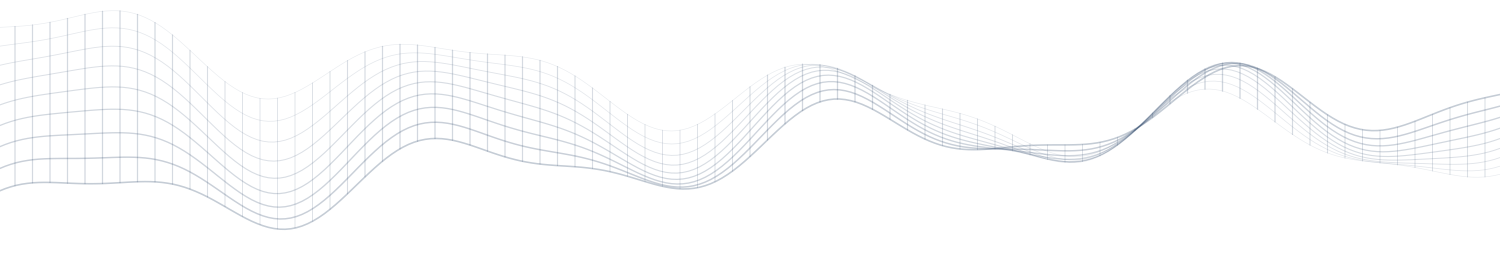
#> input picture brand/mesh/png/manifold-mesh-band-faint.png, 3000 x 532 px, given in place of manifold-mesh-classic-navy.png, which was not available (shown at 1/2 size)
$ python mesh_kit.py
#> lines starting #> are read from the running program, lines starting #| are printed output that depends on the picture
"""Draw the Manifold mesh for print and documents.

Writes SVG, PDF and transparent PNG files of the wireframe surface (no data
points) from several views, in several colours, into brand/mesh/.

    pip install cairosvg pillow
    python3 scripts/mesh_kit.py            # writes brand/mesh/
    python3 scripts/mesh_kit.py OUT_DIR    # writes somewhere else

The surface is the same equation as the drawing on the site, and the classic
view uses the same camera. See brand/mesh/README.md for what each design is for.
"""
import io
import math
import os
import sys

import cairosvg

PT = 72.0  # points per inch; every size below is in points


def surface(u, v):
    return 0.70*math.sin(1.15*u)*math.cos(0.85*v) + 0.20*math.sin(2.1*u + 0.7*v) - 0.10*u*v


def project(u, v, elev, azim):
    x, y, z = u, v, surface(u, v)
    ca, sa = math.cos(azim), math.sin(azim)
    x, y = x*ca - y*sa, x*sa + y*ca
    ce, se = math.cos(elev), math.sin(elev)
    y, z = y*ce - z*se, y*se + z*ce
    return x, -z, y  # screen x, screen y (down), depth (larger is farther)


def grid_lines(view):
    n_u, n_v, steps = view["grid"]
    u0, u1, v0, v1 = view.get("span", (-2.4, 2.4, -1.9, 1.9))
    e, a = view["elev"], view["azim"]
    longest = max(u1 - u0, v1 - v0)
    sv = max(24, round(steps*(v1 - v0)/longest))  # points along a line of constant u
    su = max(24, round(steps*(u1 - u0)/longest))  # points along a line of constant v
    lines = []
    for i in range(n_u + 1):
        u = u0 + (u1 - u0)*i/n_u
        lines.append([project(u, v0 + (v1 - v0)*k/sv, e, a) for k in range(sv + 1)])
    for j in range(n_v + 1):
        v = v0 + (v1 - v0)*j/n_v
        lines.append([project(u0 + (u1 - u0)*k/su, v, e, a) for k in range(su + 1)])
    return lines


# [35 lines left out: function clip_polyline, not called in this run]


def compose(spec, colour):
    view = spec["view"]
    lines = grid_lines(view)
    xs = [p[0] for l in lines for p in l]
    ys = [p[1] for l in lines for p in l]
    bx0, bx1, by0, by1 = min(xs), max(xs), min(ys), max(ys)
    bw, bh = bx1 - bx0, by1 - by0

    if spec["place"] == "fit":
        W = spec["width_in"]*PT
        m = spec.get("margin", 0.03)
        sc = W*(1 - 2*m)/bw
        H = bh*sc + 2*m*W
        ox, oy = m*W - bx0*sc, m*W - by0*sc
    elif spec["place"] == "strip":  # wider than the page, cut at the left and right edges
        W = spec["width_in"]*PT
        sc = spec["scale"]*W/bw
        pad = spec.get("pad_in", 0.06)*PT
        H = bh*sc + 2*pad
        ox, oy = spec["centre_x"]*W - (bx0 + bx1)/2*sc, pad - by0*sc
    else:  # bleed: the surface is larger than the canvas and is cut at its edges
        W, H = spec["width_in"]*PT, spec["height_in"]*PT
        sc = spec["scale"]*W/bw
        cx, cy = spec["centre"]
        ox = cx*W - (bx0 + bx1)/2*sc
        oy = cy*H - (by0 + by1)/2*sc

    near, far = spec["stroke"]
    op_near, op_far = colour["opacity"]
    if "opacity" in spec:
        op_near, op_far = op_near*spec["opacity"], op_far*spec["opacity"]

    drawn = []
    for l in lines:
        depth = sum(p[2] for p in l)/len(l)
        pts = [(ox + p[0]*sc, oy + p[1]*sc) for p in l]
        drawn.append((depth, pts))
    dmin = min(d for d, _ in drawn)
    dmax = max(d for d, _ in drawn)
    drawn.sort(key=lambda t: -t[0])  # far lines first

    paths = []
    for depth, pts in drawn:
        t = (depth - dmin)/(dmax - dmin + 1e-9)
        op = op_near - (op_near - op_far)*t
        sw = near - (near - far)*t
        runs = [pts] if spec["place"] == "fit" else clip_polyline(pts, W, H)
        for run in runs:
            d = "M" + " L".join(f"{x:.2f} {y:.2f}" for x, y in run)
            paths.append(f'<path d="{d}" stroke-opacity="{op:.3f}" stroke-width="{sw:.3f}"/>')

    svg = [
        '<?xml version="1.0" encoding="UTF-8"?>',
        f'<svg xmlns="http://www.w3.org/2000/svg" width="{W/PT:.3f}in" height="{H/PT:.3f}in" '
        f'viewBox="0 0 {W:.2f} {H:.2f}">',
        '<title>Manifold mesh</title>',
        f'<g fill="none" stroke="{colour["hex"]}" stroke-linecap="round" stroke-linejoin="round">',
        *paths,
        '</g>',
        '</svg>',
        '',
    ]
    return "\n".join(svg), W, H


CLASSIC = {"elev": 1.12, "azim": 0.50, "grid": (22, 15, 90)}
WAVE = {"elev": 0.48, "azim": 0.10, "grid": (22, 15, 90)}
# A long strip of the same surface, for bands that run the width of a page
STRIP = {"elev": 0.45, "azim": 0.0, "grid": (96, 8, 300), "span": (-12.0, 12.0, -0.9, 0.9)}

DESIGNS = {
    # Free-standing drawings, cropped close to the surface.
    "classic": {"view": CLASSIC, "place": "fit", "width_in": 6, "stroke": (0.75, 0.32)},
    "wave": {"view": WAVE, "place": "fit", "width_in": 7, "stroke": (0.75, 0.32)},
    "peak": {"view": {"elev": 0.62, "azim": -0.75, "grid": (22, 15, 90)},
             "place": "fit", "width_in": 7, "stroke": (0.75, 0.32)},
    "turned": {"view": {"elev": 0.95, "azim": 2.35, "grid": (22, 15, 90)},
               "place": "fit", "width_in": 6, "stroke": (0.75, 0.32)},
    "overhead": {"view": {"elev": 1.42, "azim": 0.78, "grid": (22, 18, 90),
                          "span": (-2.2, 2.2, -2.2, 2.2)},
                 "place": "fit", "width_in": 5, "stroke": (0.7, 0.3)},
    "fine": {"view": {**CLASSIC, "grid": (44, 30, 120)}, "place": "fit", "width_in": 6,
             "stroke": (0.45, 0.2)},
    "icon": {"view": {**CLASSIC, "grid": (8, 6, 60), "span": (-2.2, 2.2, -1.75, 1.75)},
             "place": "fit", "width_in": 1.5, "margin": 0.06, "stroke": (1.6, 1.0)},
    # Strips and corners that run off the edge, for headers, footers and covers.
    "band": {"view": STRIP, "place": "strip", "width_in": 8.5, "scale": 1.12, "centre_x": 0.5,
             "stroke": (0.65, 0.28)},
    "corner": {"view": CLASSIC, "place": "bleed", "width_in": 4, "height_in": 4,
               "scale": 1.6, "centre": (0.8, 0.2), "stroke": (0.75, 0.32)},
    # Full US Letter pages, to place behind a letter.
    "letter-corner": {"view": CLASSIC, "place": "bleed", "width_in": 8.5, "height_in": 11,
                      "scale": 1.15, "centre": (0.9, 0.05), "stroke": (0.75, 0.32)},
    "letter-footer": {"view": STRIP, "place": "bleed", "width_in": 8.5, "height_in": 11,
                      "scale": 1.12, "centre": (0.5, 0.95), "stroke": (0.65, 0.28)},
    "letter-watermark": {"view": CLASSIC, "place": "bleed", "width_in": 8.5, "height_in": 11,
                         "scale": 0.92, "centre": (0.5, 0.5), "stroke": (0.75, 0.32),
                         "opacity": 0.55},
}

COLOURS = {
    "ink": {"hex": "#16181d", "opacity": (0.95, 0.28)},    # near-black, the site text colour
    "navy": {"hex": "#1e3a5f", "opacity": (0.95, 0.28)},   # the site accent
    "white": {"hex": "#ffffff", "opacity": (0.95, 0.28)},  # for dark backgrounds
    "faint": {"hex": "#1e3a5f", "opacity": (0.26, 0.09)},  # pale enough to sit behind text
}


def main(out):
#> called with out = 'brand/mesh'
    for sub in ("svg", "pdf", "png"):
        os.makedirs(os.path.join(out, sub), exist_ok=True)
    for name, spec in DESIGNS.items():
        for cname, colour in COLOURS.items():
            svg, W, H = compose(spec, colour)
            base = f"manifold-mesh-{name}-{cname}"
            with open(os.path.join(out, "svg", base + ".svg"), "w") as f:
                f.write(svg)
            cairosvg.svg2pdf(bytestring=svg.encode(), write_to=os.path.join(out, "pdf", base + ".pdf"))
#> (this line was passed over: cairosvg is not available in this run)
            # 300 dpi at the drawn size, and never less than 3000 px on the long side
            scale = max(300/PT, 3000/max(W, H))
            png = cairosvg.svg2png(bytestring=svg.encode(),
                                   output_width=round(W*scale), output_height=round(H*scale))
            write_png(png, colour["hex"], scale*PT, os.path.join(out, "png", base + ".png"))
            print(base)


# [13 lines left out: function write_png, not called in this run]


def preview(out):
    """One labelled sheet of every design, written to OUT/preview.png."""
    from PIL import Image, ImageDraw, ImageFont

    def font(size):
        for path in ("/usr/share/fonts/truetype/liberation/LiberationSans-Regular.ttf",
                     "/usr/share/fonts/truetype/dejavu/DejaVuSans.ttf"):
            if os.path.exists(path):
                return ImageFont.truetype(path, size)
        return ImageFont.load_default()

    def tile(name, colour, box, text_lines=False):
        im = Image.open(os.path.join(out, "png", f"manifold-mesh-{name}-{colour}.png")).convert("RGBA")
        im.thumbnail(box, Image.LANCZOS)
        bg = Image.new("RGBA", im.size, "#1e3a5f" if colour == "white" else "#ffffff")
        bg.alpha_composite(im)
        if text_lines:  # grey bars where the letter's text would sit, on top of the drawing
            d = ImageDraw.Draw(bg)
            w, h = im.size
            step = max(6, h//48)
            for i, y in enumerate(range(int(h*0.30), int(h*0.86), step)):
                right = 0.6 if i % 6 == 5 else 0.88
                d.rectangle([int(w*0.12), y, int(w*right), y + max(2, h//160)], fill="#8a8a8a")
        return bg

    sections = [
        ("Drawings", [(n, "navy") for n in ("classic", "wave", "peak", "turned", "overhead", "fine", "icon")], 300),
        ("Bands and corners", [("band", "navy"), ("corner", "navy")], 300),
        ("Letter pages (shown with stand-in text)",
         [("letter-corner", "faint"), ("letter-footer", "navy"), ("letter-watermark", "faint"),
          ("letter-corner", "navy")], 420),
        ("Colours", [("classic", c) for c in ("ink", "navy", "faint", "white")], 300),
    ]
    W, pad, gap = 2400, 80, 40
    h1, h2, lab = font(54), font(34), font(24)
    rows = []
    for title, items, size in sections:
        tiles = []
        for n, c in items:
            box = (1100, 300) if n == "band" else (size, size)
            tiles.append((f"{n}-{c}", tile(n, c, box, text_lines=n.startswith("letter"))))
        rows.append((title, tiles))
    # lay out tiles left to right, wrapping at the sheet width
    y = pad + 110
    placed = []
    for title, tiles in rows:
        placed.append(("title", title, (pad, y)))
        y += 60
        x, row_h = pad, 0
        for label, im in tiles:
            if x + im.width > W - pad:
                x, y = pad, y + row_h + 50
                row_h = 0
            placed.append(("img", (label, im), (x, y)))
            x += im.width + gap
            row_h = max(row_h, im.height)
        y += row_h + 50 + 40
    sheet = Image.new("RGB", (W, y + pad - 40), "#eeebe3")
    d = ImageDraw.Draw(sheet)
    d.text((pad, pad), "Manifold mesh: drawings for documents", font=h1, fill="#16181d")
    for kind, what, (x, yy) in placed:
        if kind == "title":
            d.text((x, yy), what, font=h2, fill="#1e3a5f")
        else:
            label, im = what
            d.rectangle([x - 1, yy - 1, x + im.width, yy + im.height], outline="#c9c4b8")
            sheet.paste(im.convert("RGB"), (x, yy))
            d.text((x, yy + im.height + 10), label, font=lab, fill="#474b54")
    sheet.save(os.path.join(out, "preview.png"), optimize=True)


if __name__ == "__main__":
    target = sys.argv[1] if len(sys.argv) > 1 else "brand/mesh"
    main(target)
#> (the call stopped at in main, `png = cairosvg.svg2png(bytestring=svg.encode(), output_width=round(W*s..`: cairosvg is not available in this run)
    preview(target)
#> in tile, im is the input picture: PIL image 3000x532 RGBA; mean R, G, B, A 30, 58, 95, 2.8
#> in tile, `im.thumbnail(box, Image.LANCZOS)`:
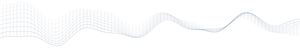
#> im: PIL image 300x53 RGBA; mean R, G, B, A 6.8, 15, 25.1, 3.1; transparent parts drawn white
#> in tile, `bg = Image.new("RGBA", im.size, "#1e3a5f" if colour == "white" else "#..`: bg: PIL image 300x53 RGBA; every value is 255
#> (the run stopped early here; a loop or call above may not have finished)

$ run again, on brand/mesh/png/manifold-mesh-classic-navy.png
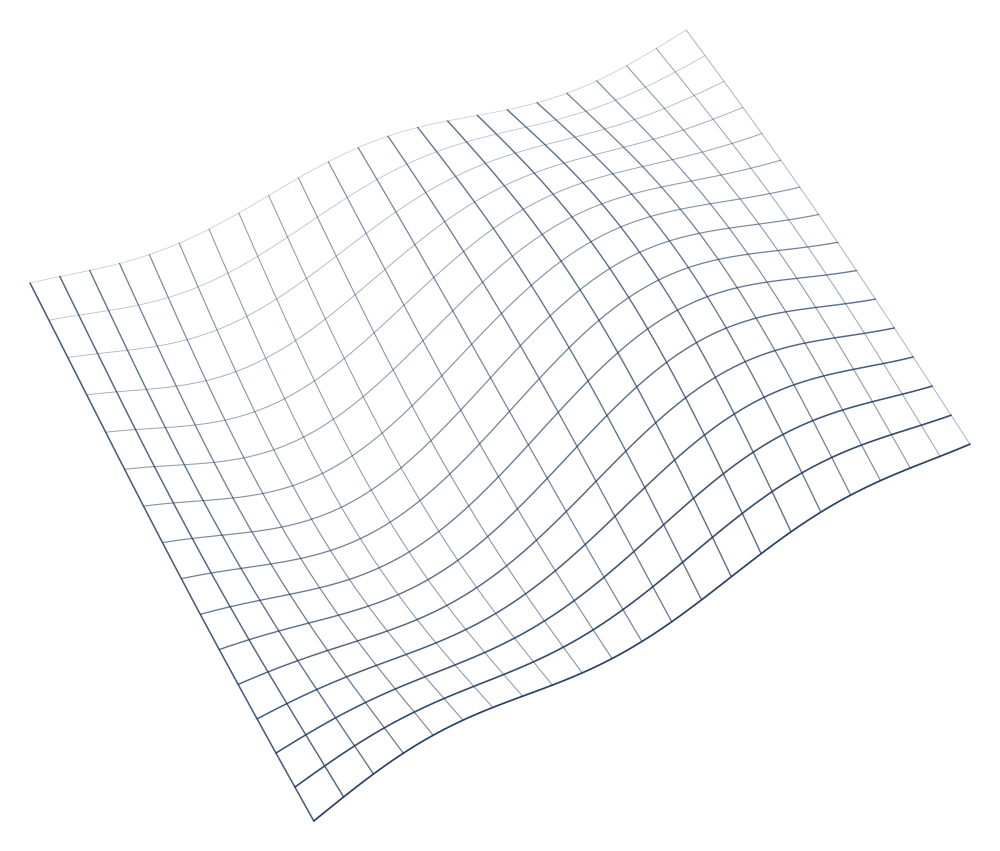
#> input picture brand/mesh/png/manifold-mesh-classic-navy.png, 3000 x 2553 px, found by its file name (shown at 1/3 size)
#> in tile, im is the input picture: PIL image 3000x2553 RGBA; mean R, G, B, A 30, 58, 95, 5.9
#> in tile, `im.thumbnail(box, Image.LANCZOS)`:
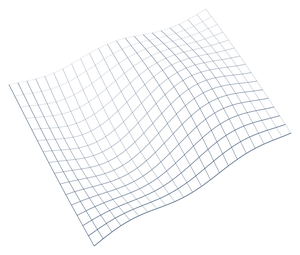
#> im: PIL image 300x255 RGBA; mean R, G, B, A 4.5, 10.3, 21.5, 6.9; transparent parts drawn white
